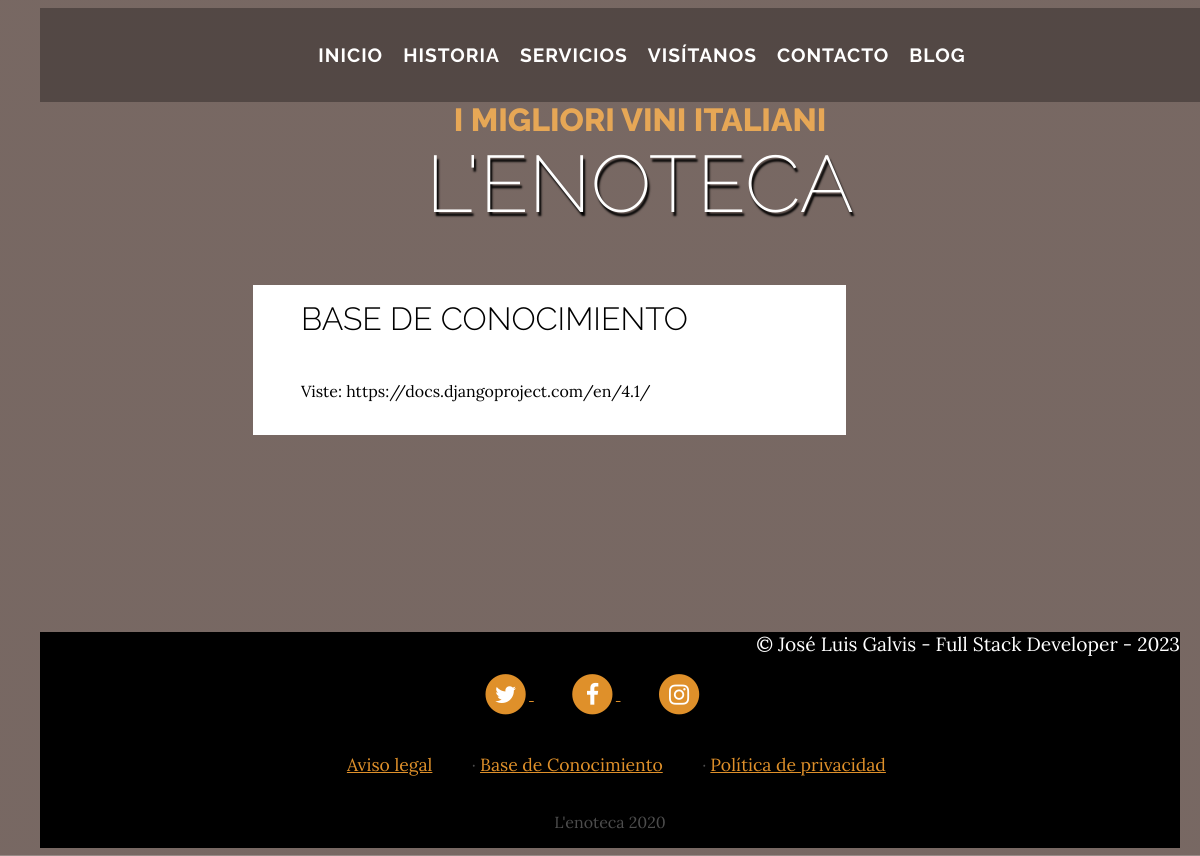
The app's page /page/5/ with its own data.
### pages/models.py (models this page shows, shortened)
class Page(models.Model):
    title = models.CharField(max_length=200, verbose_name="Título")
    content = RichTextField(verbose_name="Contenido")
    created = models.DateTimeField(auto_now_add=True, verbose_name="Fecha de creación")
    updated = models.DateTimeField(auto_now=True, verbose_name="Fecha de edición")
    order = models.SmallIntegerField(verbose_name="Orden", default=0)
    ordering = ['order','title']
    class Meta:
        verbose_name = "página"
        verbose_name_plural = "páginas"
        ordering = ['title']

### pages/views.py (the view)
# urls.py: path('<int:page_id>/', views.page, name="page"),
def page(request, page_id):
    page = get_object_or_404(Page, id=page_id)
    return render(request, 'pages/sample.html', {'page':page})

### pages/templatetags/pages_extras.py (called while the page is built)
@register.simple_tag
def get_page_list():
    pages = Page.objects.all()
    return pages

### pages/templates/pages/sample.html (shortened to what this page needs)
{% extends 'core/base.html' %}
{% block content %}
{% load static %}
<section class="page-section-pages about-heading">
    <div class="container_pages">
        <div class="about-heading-content mbtm">
            <div class="row">
                <div class="col-xl-9 col-lg-10 mx-auto">
                    <div class="bg-faded rounded p-5 forced">
                        <h2 class="section-heading mb-4">
                            <span class="section-heading-lower">
                                {{page.title}}</span>
                        </h2>
                        <br>
                        <div class="section-content">
                            {{page.content|safe}}
                        </div>
                </div>
            </div>
        </div>
    </div>
</section>
{% endblock %}

### core/templates/core/base.html (shortened to what this page needs)
<!DOCTYPE html>
<html lang="en">
<head>
        {% load static %}
        <link rel="stylesheet" href="https://cdnjs.cloudflare.com/ajax/libs/font-awesome/4.7.0/css/font-awesome.min.css">
        {% load static %}
        <link rel="stylesheet" type="text/css" href="{% static 'core/css/estilos.css' %}" rel="stylesheet">
</head>
<body>
    <div class="encabezado">
        <h1 class="site-heading text-center text-white d-none d-lg-block">
            <span class="site-heading-upper text-primary mb-3">I migliori vini italiani</span>
            <span class="site-heading-lower">L'enoteca</span>
        </h1>
        <nav class="navbar navbar-expand-lg navbar-dark py-lg-4" id="mainNav">
            <div class="container">
                <div class="menu navbar-collapse" id="navbarResponsive">
                    <ul class="navbar-nav mx-auto">
                        <li class="nav-item px-lg-4 active">
                            <a class="nav-link text-uppercase text-expanded" href="{% url 'home' %}">Inicio</a>
                        </li>
                        <li class="nav-item px-lg-4 ">
                            <a class="nav-link text-uppercase text-expanded" href="{% url 'about' %}">Historia</a>
                        </li>
                        <li class="nav-item px-lg-4 ">
                            <a class="nav-link text-uppercase text-expanded" href="{% url 'services' %}">Servicios</a>
                        </li>
                        <li class="nav-item px-lg-4 ">
                            <a class="nav-link text-uppercase text-expanded" href="{% url 'store' %}">Visítanos</a>
                        </li>
                        <li class="nav-item px-lg-4 ">
                            <a class="nav-link text-uppercase text-expanded" href="{% url 'contact' %}">Contacto</a>
                        </li>
                        <li class="nav-item px-lg-4">
                            <a class="nav-link text-uppercase text-expanded" href="{% url 'blog' %}">Blog</a>
                        </li>
                    </ul>
                </div>
            </div>
        </nav>
    </div>
    {% block content %} {% endblock %}
    <footer class="footer text-faded text-center py-5">
        <div class="container-footer">
            <p class="registro">&copy; José Luis Galvis - Full Stack Developer - 2023 </p>
            <p class="m-0">
                <a href="https://twitter.com/" class="link">
                    <span class="fa-stack fa-lg">
                        <i class="fa fa-circle fa-stack-2x"></i>
                        <i class="fa fa-twitter fa-stack-1x fa-inverse"></i>
                    </span>
                </a>
                <a href="http://facebook.com" class="link">
                <span class="fa-stack fa-lg">
                    <i class="fa fa-circle fa-stack-2x"></i>
                    <i class="fa fa-facebook fa-stack-1x fa-inverse"></i>
                </span>
                </a>
                <a href="http://instagram.co" class="link">
                <span class="fa-stack fa-lg">
                    <i class="fa fa-circle fa-stack-2x"></i>
                    <i class="fa fa-instagram fa-stack-1x fa-inverse"></i>
                </span>
                </a>
            </p>
            <p class="m-0 mbt">
                {% load pages_extras %}
                {% get_page_list as page_list %}
                {% for page in page_list %}
                    <a href="{% url 'page' page.id %}" class="link">{{page.title}}</a>
                    {% if not forloop.last %}·{% endif %}
                {% endfor %}
            </p>
            <p class="m-0 mbt1"> L'enoteca 2020</p>
        </div>
    </footer>
</body>
</html>

### core/static/core/css/estilos.css (style rules this page uses)
body { width: 95%; font-family: 'Lora'; background: url("https://raw.githubusercontent.com/JoseLuisGalvis/cvWeb-frontend/main/V5.jpg") no-repeat center center fixed, linear-gradient(rgba(47, 23, 15, 0.65), rgba(47, 23, 15, 0.65)); background-size: cover; background-repeat:no-repeat; background-position: center center; }
.encabezado { width: 95%; display: flex; flex-direction: column; }
h1, h2, h3, h4, h5, h6 { font-family: 'Raleway'; }
.text-faded { color: rgba(255, 255, 255, 0.3); }
.site-heading { width: 100%; position: fixed; display: flex; flex-direction: column; z-index: 2; align-items: center; justify-content: center; text-aligan: center; text-transform: uppercase; line-height: 1; font-family: 'Raleway'; margin: 3em 0 2em 1em; }
.site-heading .site-heading-upper { display: block; font-size: 2rem; font-weight: 800; }
.site-heading .site-heading-lower { font-size: 5rem; font-weight: 200; color: #ffff; text-shadow: 2px 4px 2px #000; line-height: 4rem; padding: 0.2em 0 0 0; }
#mainNav { width: 100%; position: fixed; z-index: 3; background-color: rgba(0,0,0,0.3); font-family: 'Raleway'; margin: 0 0 0 2em; }
.container { width: 96%; height:25%; display: flex; align-items: center; justify-content: center; text-aligan: center; margin: 10px; justify-content: space-between; padding: 1em; }
.menu { width: 100%; display: flex; align-items: center; justify-content: center; margin: 0; z-index: 3; }
.menu ul { width: 100%; display: flex; align-items: center; justify-content: center; text-aligan: center; list-style:none; margin:0; padding:0; }
.menu ul a { display: block; color: #fff; text-decoration: none; font-weight: 700; font-size: 1.2em; padding: 10px; text-transform: uppercase; letter-spacing: 1px; }
.menu ul li { position:relative; float:left; margin:0; padding:0; }
.section-heading { width: 100%; text-transform: uppercase; margin: 0.5em 0 0 0; }
.row { width: 90%; display: flex; flex-direction: column; align-items: center; justify-content: center; text-aligan: center; }
.col-xl-9 { width: 50%; display: flex; flex-direction: column; align-items: center; justify-content: center; text-aligan: center; }
.about-heading-content { width: 50%; display: flex; margin: 0; }
.section-heading .section-heading-lower { display: block; font-size: 2rem; font-weight: 300; }
.bg-faded { width: 100%; background-color: #ffff; display: flex; flex-direction: column; line-height: 1.8em; padding: 0.5em 2em 0.5em 3em; }
.m-0 a { font-size: 1.1em; margin: 0 2em 0 0; }
.footer { width: 100%; height: 8%; background-color: #000; margin: 0 0 0 2em; }
.text-primary { color: #e6a756 !important; }
.mbtm { padding-top: 5rem; }
.mbt { padding: 0.1rem 0 0 3em; }
.mbt1 { padding-top: 0.25rem; }
a.link { color: #df902a; }
.section-content { width: 100%; font-family: 'Lora' !important; font-size: 16px !important; font-weight: 400 !important; line-height: 1.5em !important; text-align: justify; padding: 1em 0 1.5em 0; }
.container-footer { display: flex; flex-direction: column; align-items: center; justify-content: center; text-aligan: center; }
.registro { width: 100%; display: flex; justify-content: flex-end; color: #ffff; font-size: 1.2em; margin: 0; padding: 0; }
.col-xl-9 { width: 100%; display: flex; flex-direction: column; align-items: center; justify-content: center; }
.page-section-pages { width: 100%; height: 78vh; display: flex; align-items: center; justify-content: center; }
.container_pages { width: 100%; height: 78vh; display: flex; align-items: center; justify-content: center; }

### records on screen
Page: title "BASE DE CONOCIMIENTO", content "Viste: https://docs.djangoproject.com/en/4.1/", title "Base de Conocimiento"
Page: title "Aviso legal"
Page: title "Política de privacidad"
